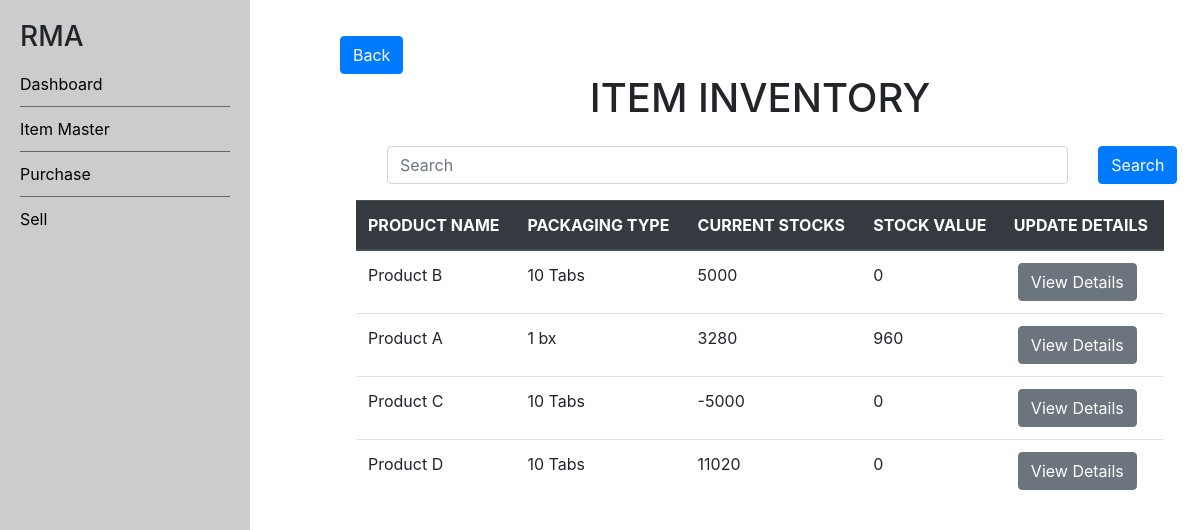
The app's page /app/item-inventory with its own data.
### app/models.py (models this page shows, shortened)
class Item(models.Model):
    item_pk = models.AutoField(primary_key=True)
    item_name = models.CharField(max_length = 180)
    item_low_stock_alert = models.IntegerField(default=0)
    item_packaging_type =  models.CharField(max_length=7, choices=packging_types)
    hsncodes = models.ManyToManyField(HSNCode, blank=True, related_name='item', related_query_name='item')

### app/views.py (the view)
# urls.py: path('item-inventory', ItemInventory.as_view(), name='item-inventory'),
class ItemInventory(View):
    def get(self, request, *args, **kwargs):
        search_query = request.GET.get('search')
        items = Item.objects.all()
        item_data = []
        if search_query:
            items = items.filter(
                Q(item_name__icontains=search_query) |
                Q(item_packaging_type__icontains=search_query)
            )
        for item in items:
            hsncodes = item.hsncodes.all()
            stock_in = sum(hsncode.in_stock for hsncode in hsncodes)
            stock_value = sum(hsncode.stock_value for hsncode in hsncodes)
            item_data.append({
                'item_pk': item.item_pk,
                'item_name': item.item_name,
                'item_packaging_type': item.item_packaging_type,
                'stock_in': stock_in,
                'stock_value': stock_value,
            })
        context = {
            'item_data': item_data,
        }
        return render(request, 'app/item_inventory.html', context=context)

### app/templates/app/item_inventory.html
{% extends 'app/base.html' %}
{% block content %}
    <div class="main_content">
        <div class="row mt-3">
            <div class="col-md-7 col-sm-12">
                <a href="{% url 'item-master' %}" class="btn btn-primary">Back</a>
            </div>
        </div>
        <div class="d-flex justify-content-center">
            <h1>ITEM INVENTORY</h1>
        </div>
        <div class="info m-3">
            <form method="GET">
                <div class="row m-3">
                    <div class="col-md-11">
                        <input type="text" class="form-control" name="search" placeholder="Search">
                    </div>
                    <div class="col-md-1">
                        <button type="submit" class="btn btn-primary">Search</button>
                    </div>
                </div>
            </form>
            <table class="table">
                <thead class="thead-dark">
                    <tr>
                        <th scope="col">PRODUCT NAME</th>
                        <th scope="col">PACKAGING TYPE</th>
                        <th scope="col">CURRENT STOCKS</th>
                        <th scope="col">STOCK VALUE</th>
                        <th scope="col">UPDATE DETAILS</th>
                    </tr>
                </thead>
                <tbody>
                    {% for item in item_data %}
                    <tr {% if search_query and search_query|lower in item.item_name|lower %}class="highlight"{% endif %}>
                            <td scope="row">{{ item.item_name }}</td>
                            <td>{{ item.item_packaging_type }}</td>
                            <td>{{ item.stock_in }}</td>
                            <td>{{ item.stock_value }}</td>
                            <td>
                                <a href="{% url 'item-details' item.item_pk %}" class="rm-defualt-btn-style m-1">
                                    <button type="button" class="btn btn-secondary">View Details</button>
                                </a>
                            </td>
                        </tr>
                    {% endfor %}
                </tbody>
            </table>
        </div>
    </div>
{% endblock content %}

### app/static/style.css (style rules this page uses)
.rm-defualt-btn-style { text-decoration: none; color: #fff; }

### records on screen
Item: item_name "Product B", item_packaging_type "10 Tabs"
Item: item_name "Product A", item_packaging_type "1 bx"
Item: item_name "Product C", item_packaging_type "10 Tabs"
Item: item_name "Product D", item_packaging_type "10 Tabs"

### other values on screen
{{ item.stock_in }} "5000" "3280" "-5000" "11020"
{{ item.stock_value }} "0" "960" "0" "0"
